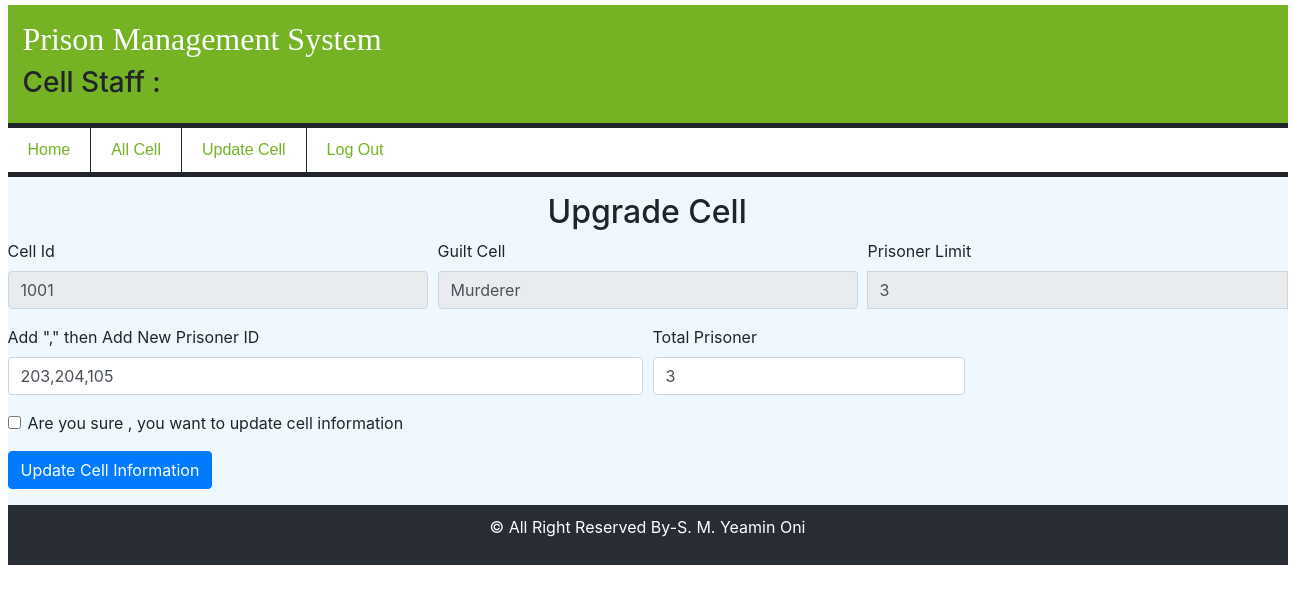
/views/CellStaff_Update_Cell.php?id=1001, run on the app's committed database.
### tables this page shows
CREATE TABLE `cell` (
  `cellId` int(50) NOT NULL,
  `guiltCell` varchar(200) NOT NULL,
  `allPrisoner` int(10) NOT NULL,
  `prisonerLimit` int(10) NOT NULL,
  `allPrisonerId` varchar(150) NOT NULL
);

### models/database.php (called while the page is built, shortened)
<?php
	 $serverName="localhost";
	 $userName="root";
	 $password="";
	 $dbName="bdprison.org";
	function get($query)
	{
        $data=array();
		global $serverName,$userName,$password,$dbName;
		$conn = mysqli_connect( $serverName, $userName, $password, $dbName);
        $result=mysqli_query($conn,$query);
        if(mysqli_num_rows($result) > 0)
        {
            while($row = mysqli_fetch_assoc($result))
            {
                $entity=array();
                foreach($row as $k=>$v)
                {
                    $entity[$k] = $row[$k];
                }
                $data[] = $entity;
            }
        }
		return $data;
	}
?>

### contollers/CellStaffContoller.php (called while the page is built, shortened)
<?php
require_once '../models/database.php';
function getCell($cId)
{
  $query="SELECT * FROM cell WHERE cellId=$cId";
  $cell=get($query);
  return $cell[0];
}
  ?>

### views/CellStaff_Update_Cell.php (the view, shortened to what this page needs)
<?php include "CellStaff_Header_Manu.php" ?>
<?php
require_once ('../contollers/CellStaffContoller.php');
$cId = $_GET["id"];
$cell=getCell($cId);
 ?>
  <h2  class="mx-auto mt-3" style="width: 200px ;">Upgrade Cell</h2>
 <form class="needs-validation"enctype="multipart/form-data" method="post"  novalidate>
   <div class="form-row" >
     <div class="col-md-4 mb-3">
       <label for="validationCustom01">Cell Id</label>
       <input type="text" class="form-control" id="validationCustom01" value="<?php echo $cell["cellId"] ?>" disabled>
     </div>
     <div class="col-md-4 mb-3">
       <label for="validationCustom02">Guilt Cell</label>
       <input type="text" class="form-control" id="validationCustom02" value="<?php echo $cell["guiltCell"] ?>" disabled>
     </div>
     <div class="col-md-4 mb-3">
       <label for="validationCustomUsername">Prisoner Limit</label>
       <div class="input-group">
         <input type="text" class="form-control" id="validationCustomUsername" value="<?php echo $cell["prisonerLimit"] ?>" disabled>
       </div>
     </div>
   </div>
   <div class="form-row">
     <div class="col-md-6 mb-3">
       <label for="validationCustom03">Add "," then  Add New Prisoner ID</label>
       <input type="text" class="form-control" id="validationCustom03" value="<?php echo $cell["allPrisonerId"] ?>" name="allPrisonerId" required>
     </div>
     <div class="col-md-3 mb-3">
       <label for="validationCustom05">	Total Prisoner</label>
       <input type="text" class="form-control" id="validationCustom05"  value="<?php echo $cell["allPrisoner"] ?>" name="allPrisoner" required>
     </div>
   </div>
   <div class="form-group">
     <div class="form-check">
       <input class="form-check-input" type="checkbox" value="" id="invalidCheck" required>
       <label class="form-check-label" for="invalidCheck">
         Are you sure , you want to update cell  information
       </label>
     </div>
   </div>
   <input type="submit" name="updateCell" value="Update Cell Information" class="btn btn-primary mx-auto mb-3">
 </form>
  <?php  include "CellStaffFooter.php";?>

### views/styles/style.css (style rules this page uses)
* { margin: 0; padding: 0; }
body { background-color:#FFFFFF; }

### data on the page
cell: cellId "1001", guiltCell "Murderer", prisonerLimit "3", allPrisonerId "203,204,105", allPrisoner "3"
